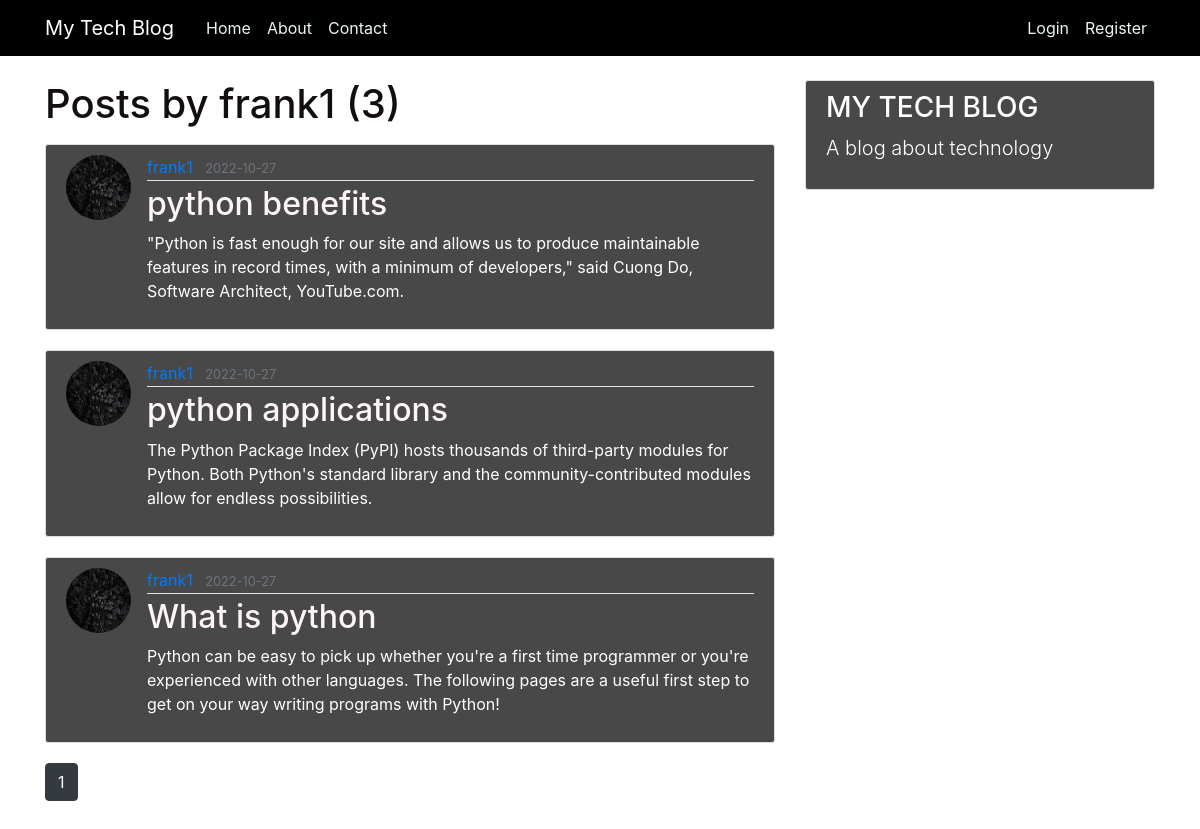
The app's page /user/frank1 with its own data.
### flaskblog/models.py (models this page shows, shortened)
class User(db.Model, UserMixin):
    id = db.Column(db.Integer, primary_key=True)
    username = db.Column(db.String(20), unique=True, nullable=False)
    email = db.Column(db.String(120), unique=True, nullable=False)
    image_file = db.Column(db.String(20), nullable=False, default='default.jpg')
    password = db.Column(db.String(60), nullable=False)
    posts = db.relationship('Post', backref='author', lazy=True)

class Post(db.Model):
    id = db.Column(db.Integer, primary_key=True)
    title = db.Column(db.String(100), nullable=False)
    date_posted = db.Column(db.DateTime, nullable=False, default=datetime.utcnow)
    content = db.Column(db.Text, nullable=False)
    user_id = db.Column(db.Integer, db.ForeignKey('user.id'), nullable=False)

### flaskblog/users/routes.py (the view)
@users.route("/user/<string:username>")
def user_posts(username):
    page = request.args.get('page', 1, type=int)
    user = User.query.filter_by(username=username).first_or_404()
    posts = Post.query.filter_by(author=user)\
        .order_by(Post.date_posted.desc())\
        .paginate(page=page, per_page=5)
    return render_template('user_posts.html', posts=posts, user=user)

### flaskblog/templates/user_posts.html
{% extends "layout.html" %}
{% block content %}
    <h1 class="mb-3">Posts by {{ user.username }} ({{ posts.total }})</h1>
    {% for post in posts.items %}
        <article class="media content-section">
          <img class="rounded-circle article-img" src="{{ url_for('static', filename='profile_pics/' + post.author.image_file) }}">
          <div class="media-body">
            <div class="article-metadata">
              <a class="mr-2" href="{{ url_for('users.user_posts', username=post.author.username) }}">{{ post.author.username }}</a>
              <small class="text-muted">{{ post.date_posted.strftime('%Y-%m-%d') }}</small>
            </div>
            <h2><a class="article-title" href="{{ url_for('posts.post', post_id=post.id) }}">{{ post.title }}</a></h2>
            <p class="article-content">{{ post.content }}</p>
          </div>
        </article>
    {% endfor %}
    {% for page_num in posts.iter_pages(left_edge=1, right_edge=1, left_current=1, right_current=2) %}
      {% if page_num %}
        {% if posts.page == page_num %}
          <a class="btn btn-dark mb-4" href="{{ url_for('users.user_posts', username=user.username, page=page_num) }}">{{ page_num }}</a>
        {% else %}
          <a class="btn btn-outline-dark mb-4" href="{{ url_for('users.user_posts', username=user.username, page=page_num) }}">{{ page_num }}</a>
        {% endif %}
      {% else %}
        ...
      {% endif %}
    {% endfor %}
{% endblock content %}

### flaskblog/static/main.css (style rules this page uses)
body::before { content: " "; height: 40px; }
.fmm h3, p { color: #fff; }
body { background: #fff; color: #27272b; margin-top: 5rem; }
h1, h2, h3, h4, h5, h6 { color: #140f0f; }
.content-section { background: #494848; color: #fff; padding: 10px 20px; border: 1px solid #dddddd; border-radius: 3px; margin-bottom: 20px; }
.article-title { color: #fdf5f5; }
.article-content { white-space: pre-line; }
.article-img { height: 65px; width: 65px; margin-right: 16px; }
.article-metadata { padding-bottom: 1px; margin-bottom: 4px; border-bottom: 1px solid #e3e3e3 }

### records on screen
User: username "frank1"
Post: image_file (picture), author.username "frank1", date_posted "2022-10-27", title "python benefits", content "\"Python is fast enough for our site and allows us to produce maintainable features in record times, with a minimum of developers,\" said Cuong Do, Software Architect, YouTube.com."
Post: image_file (picture), author.username "frank1", date_posted "2022-10-27", title "python applications", content "The Python Package Index (PyPI) hosts thousands of third-party modules for Python. Both Python's standard library and the community-contributed modules allow for endless possibilities."
Post: image_file (picture), author.username "frank1", date_posted "2022-10-27", title "What is python", content "Python can be easy to pick up whether you're a first time programmer or you're experienced with other languages. The following pages are a useful first step to get on your way writing programs with Python!"

### other values on screen
{{ posts.total }} "3"
{{ page_num }} "1"
